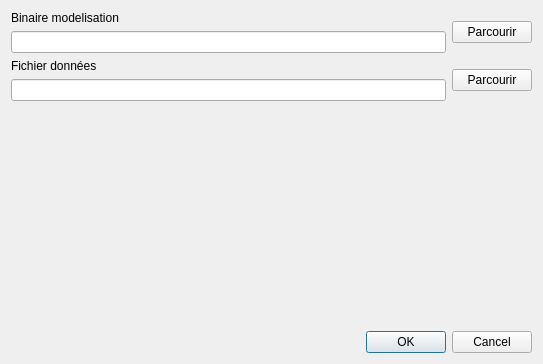
<?xml version="1.0" encoding="UTF-8"?>
<ui version="4.0">
 <class>RunDialog</class>
 <widget class="QDialog" name="RunDialog">
  <property name="geometry">
   <rect>
    <x>0</x>
    <y>0</y>
    <width>543</width>
    <height>364</height>
   </rect>
  </property>
  <property name="windowTitle">
   <string>Dialog</string>
  </property>
  <layout class="QVBoxLayout" name="verticalLayout_3">
   <item>
    <layout class="QHBoxLayout" name="horizontalLayout">
     <item>
      <layout class="QVBoxLayout" name="verticalLayout">
       <item>
        <widget class="QLabel" name="label">
         <property name="text">
          <string>Binaire modelisation</string>
         </property>
        </widget>
       </item>
       <item>
        <widget class="QLineEdit" name="binaryPathEdit"/>
       </item>
      </layout>
     </item>
     <item>
      <widget class="QPushButton" name="binaryButton">
       <property name="text">
        <string>Parcourir</string>
       </property>
      </widget>
     </item>
    </layout>
   </item>
   <item>
    <layout class="QHBoxLayout" name="horizontalLayout_2">
     <item>
      <layout class="QVBoxLayout" name="verticalLayout_2">
       <item>
        <widget class="QLabel" name="label_2">
         <property name="text">
          <string>Fichier données</string>
         </property>
        </widget>
       </item>
       <item>
        <widget class="QLineEdit" name="dataPathEdit"/>
       </item>
      </layout>
     </item>
     <item>
      <widget class="QPushButton" name="dataButton">
       <property name="text">
        <string>Parcourir</string>
       </property>
      </widget>
     </item>
    </layout>
   </item>
   <item>
    <spacer name="verticalSpacer">
     <property name="orientation">
      <enum>Qt::Vertical</enum>
     </property>
     <property name="sizeHint" stdset="0">
      <size>
       <width>20</width>
       <height>211</height>
      </size>
     </property>
    </spacer>
   </item>
   <item>
    <widget class="QDialogButtonBox" name="buttonBox">
     <property name="orientation">
      <enum>Qt::Horizontal</enum>
     </property>
     <property name="standardButtons">
      <set>QDialogButtonBox::Cancel|QDialogButtonBox::Ok</set>
     </property>
    </widget>
   </item>
  </layout>
 </widget>
 <resources/>
 <connections>
  <connection>
   <sender>buttonBox</sender>
   <signal>accepted()</signal>
   <receiver>RunDialog</receiver>
   <slot>accept()</slot>
   <hints>
    <hint type="sourcelabel">
     <x>248</x>
     <y>254</y>
    </hint>
    <hint type="destinationlabel">
     <x>157</x>
     <y>274</y>
    </hint>
   </hints>
  </connection>
  <connection>
   <sender>buttonBox</sender>
   <signal>rejected()</signal>
   <receiver>RunDialog</receiver>
   <slot>reject()</slot>
   <hints>
    <hint type="sourcelabel">
     <x>316</x>
     <y>260</y>
    </hint>
    <hint type="destinationlabel">
     <x>286</x>
     <y>274</y>
    </hint>
   </hints>
  </connection>
 </connections>
</ui>
